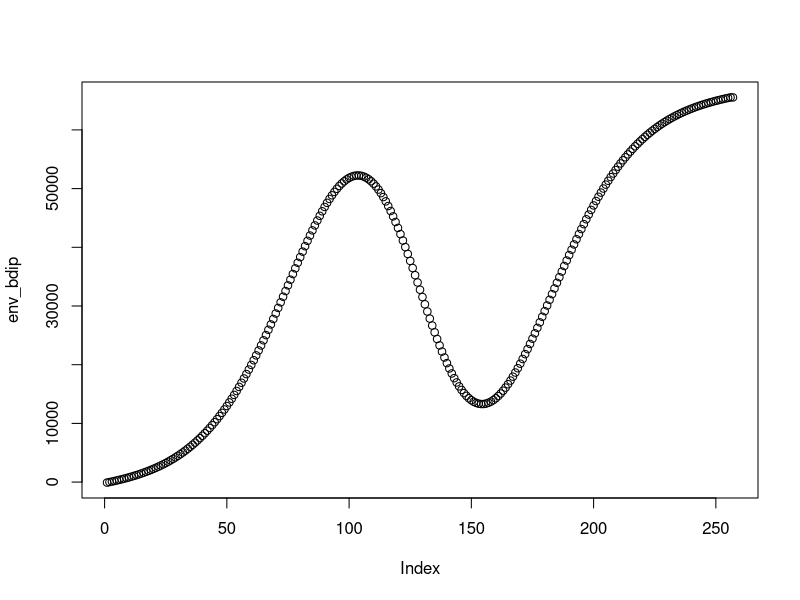
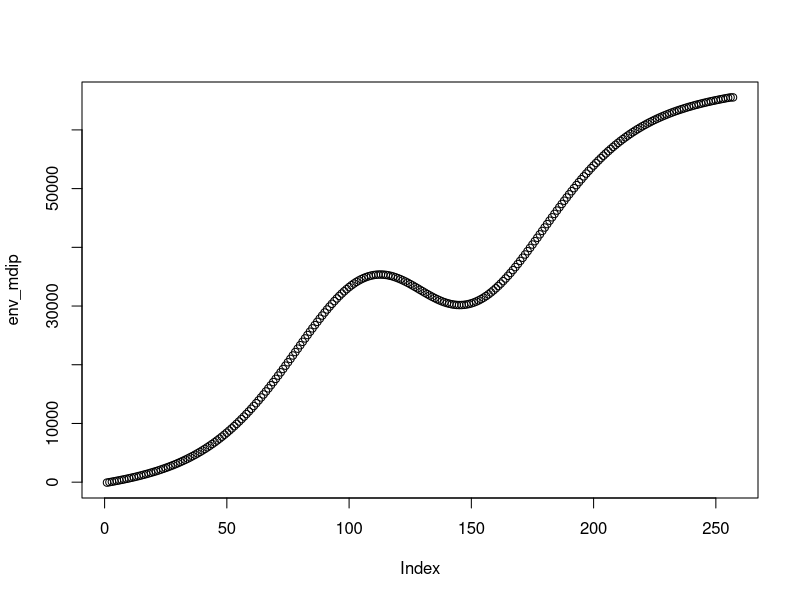
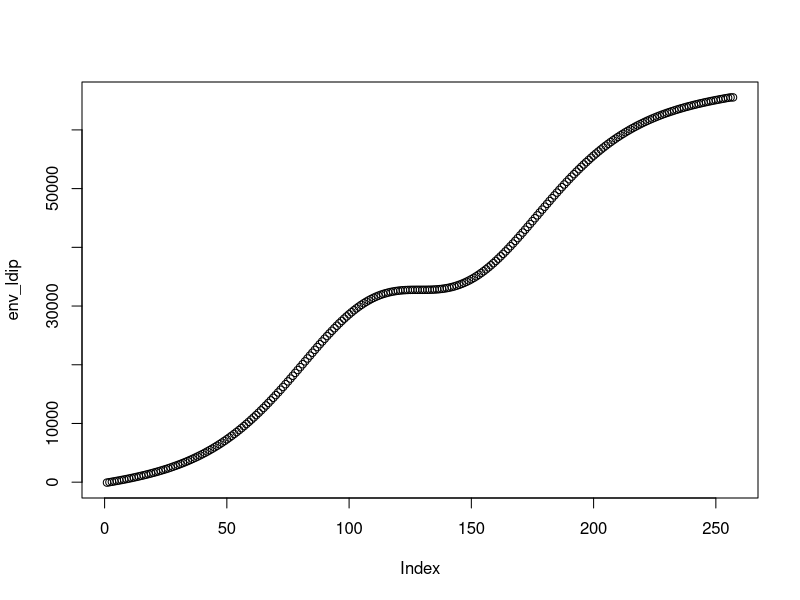

Write R code to recreate these figures, in order.
# x = ((numpy.arange(0, 257) / 128.0 - 1.0))
x <- 0:256 / 128.0 - 1

x <- 0:256 / 128.0 - 1.0
x[length(x)] <- x[length(x) - 1]
violent_overdrive <- tanh(8.0 * x)
overdrive <- tanh(5.0 * x)
moderate_overdrive <- tanh(2.0 * x)

# Wavefolder curves from the first version
# tri_fold = numpy.abs(4.0 * x - numpy.round(4.0 * x)) * numpy.sign(x)
# sine_fold = numpy.sin(5 * numpy.pi * x)

tri_fold <- sin(pi * (3 * x + (2 * x) ** 3))

# In v1.4 RC
window <- exp(-x * x * 4) ** 1.5
sine <- sin(8 * pi * x)
sine_fold <- sine * window + atan(3 * x) * (1 - window)
sine_fold <- sine_fold / max(abs(sine_fold))

frequency = 4 / (1 + (1.5 * x) ** 2) ** 2
window2 = exp(-24 * max(abs(x) - 0.25, 0) ** 2)
sine2 = sin(2 * pi * frequency * x) * window2
cubic = (x ** 3 + 0.5 * x ** 2 + 0.5 * x) / 3
knee = min(x + 0.7, 0.0)
sine_fold2 = sine2 + cubic + knee

bdip <- atan(3 * x) * (1 - 3*window)
mdip <- atan(3 * x) * (1 - 1.4*window)
ldip <- atan(3 * x) * (1 - window)

env_quartic = x ** 3.32
env_expo = 1.0 - exp(-4 * x)

# lookup_tables.append(('env_linear', env_linear / env_linear.max() * 65535.0))
# lookup_tables.append(('env_expo', env_expo / env_expo.max() * 65535.0))
# lookup_tables.append(('env_quartic', env_quartic / env_quartic.max() * 65535.0))

raised_cosine = 0.5 - cos(x * pi) / 2

#plot(violent_overdrive)
#plot(overdrive)
#plot(moderate_overdrive)
#plot(tri_fold)
#plot(sine)
#plot(sine_fold)
#plot(sine_fold2)
#plot(env_quartic)
#plot(env_expo)
#plot(raised_cosine)

#sine_fold

env_sf <- as.integer(((sine_fold / max(sine_fold) * 65535) + 65535) / 2)

#plot(env_sf)
#cat(env_sf)
#length(env_sf)
env_sine <- as.integer(((moderate_overdrive / max(moderate_overdrive) * 65535) + 65535) / 2)

#plot(env_sine)
#fivenum(env_sine)
#cat(env_sine)
#length(env_sine)

#plot(env_sf)
#fivenum(env_sf)
#length(env_sf)

env_sqre <- as.integer(((violent_overdrive / max(violent_overdrive) * 65535) + 65535) / 2)
#plot(env_sqre)
#fivenum(env_sqre)
# cat(env_sqre)
#length(env_sqre)

env_bdip <- as.integer(((bdip / max(bdip) * 65535) + 65535) / 2)
plot(env_bdip)
fivenum(env_bdip)
cat(env_bdip)
length(env_bdip)

env_mdip <- as.integer(((mdip / max(mdip) * 65535) + 65535) / 2)
plot(env_mdip)
fivenum(env_mdip)
cat(env_mdip)
length(env_mdip)

env_ldip <- as.integer(((ldip / max(ldip) * 65535) + 65535) / 2)
plot(env_ldip)
fivenum(env_ldip)
cat(env_ldip)
length(env_ldip)

format_code <- function(env) {
  for (i in 1:257) {
    cat(paste(env[i],", ",sep=""))
    if (i %% 4 == 0) cat('\n')
  }
}

format_code(env_bdip)
format_code(env_mdip)
format_code(env_ldip)
